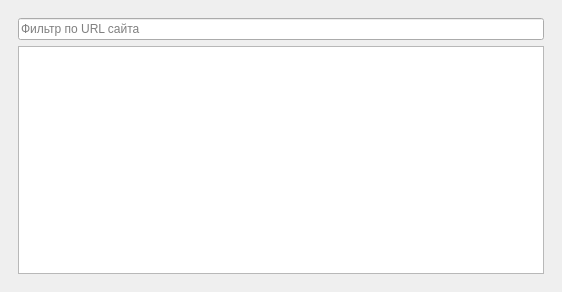
<?xml version="1.0" encoding="UTF-8"?>
<ui version="4.0">
 <class>MainWindow</class>
 <widget class="QMainWindow" name="MainWindow">
  <property name="geometry">
   <rect>
    <x>0</x>
    <y>0</y>
    <width>562</width>
    <height>292</height>
   </rect>
  </property>
  <property name="windowTitle">
   <string>MainWindow</string>
  </property>
  <widget class="QWidget" name="centralwidget">
   <layout class="QGridLayout" name="gridLayout">
    <item row="0" column="1">
     <widget class="QStackedWidget" name="stackedWidgetPages">
      <widget class="QWidget" name="pageAccounts">
       <layout class="QGridLayout" name="gridLayout_2">
        <item row="0" column="0">
         <layout class="QVBoxLayout" name="verticalLayout_3">
          <item>
           <widget class="QLineEdit" name="lineEditFilter">
            <property name="placeholderText">
             <string>Фильтр по URL сайта</string>
            </property>
           </widget>
          </item>
          <item>
           <widget class="QTableView" name="tableViewAccounts"/>
          </item>
         </layout>
        </item>
       </layout>
      </widget>
      <widget class="QWidget" name="pageLogin">
       <layout class="QGridLayout" name="gridLayout_3">
        <item row="0" column="0">
         <layout class="QVBoxLayout" name="verticalLayout_2">
          <item>
           <widget class="QLabel" name="labelHint">
            <property name="text">
             <string>Менеджер учетных данных</string>
            </property>
            <property name="alignment">
             <set>Qt::AlignmentFlag::AlignCenter</set>
            </property>
           </widget>
          </item>
          <item>
           <widget class="QLabel" name="labelTitle">
            <property name="text">
             <string>Введите PIN-код для разблокировки хранилища</string>
            </property>
            <property name="alignment">
             <set>Qt::AlignmentFlag::AlignCenter</set>
            </property>
           </widget>
          </item>
          <item>
           <widget class="QLineEdit" name="lineEditPin">
            <property name="echoMode">
             <enum>QLineEdit::EchoMode::Password</enum>
            </property>
            <property name="alignment">
             <set>Qt::AlignmentFlag::AlignLeading|Qt::AlignmentFlag::AlignLeft|Qt::AlignmentFlag::AlignVCenter</set>
            </property>
            <property name="placeholderText">
             <string>PIN-код</string>
            </property>
           </widget>
          </item>
          <item>
           <widget class="QPushButton" name="pushButtonLogin">
            <property name="text">
             <string>Войти</string>
            </property>
           </widget>
          </item>
          <item>
           <widget class="QLabel" name="labelMessage">
            <property name="text">
             <string> </string>
            </property>
            <property name="alignment">
             <set>Qt::AlignmentFlag::AlignCenter</set>
            </property>
           </widget>
          </item>
         </layout>
        </item>
       </layout>
      </widget>
     </widget>
    </item>
   </layout>
  </widget>
 </widget>
 <resources/>
 <connections/>
</ui>
